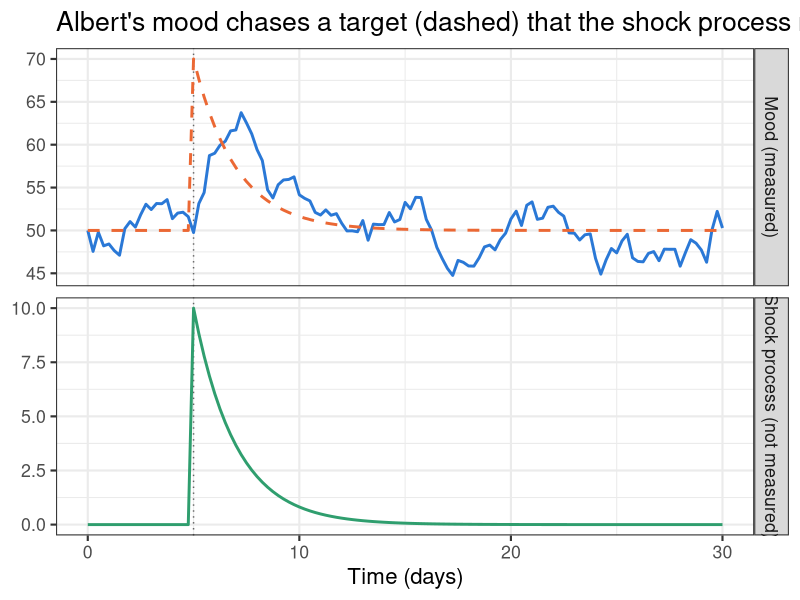
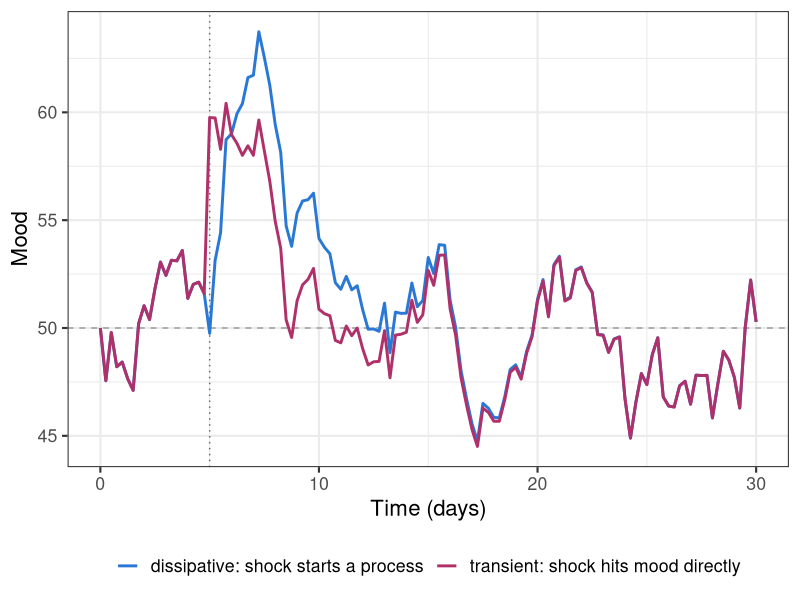
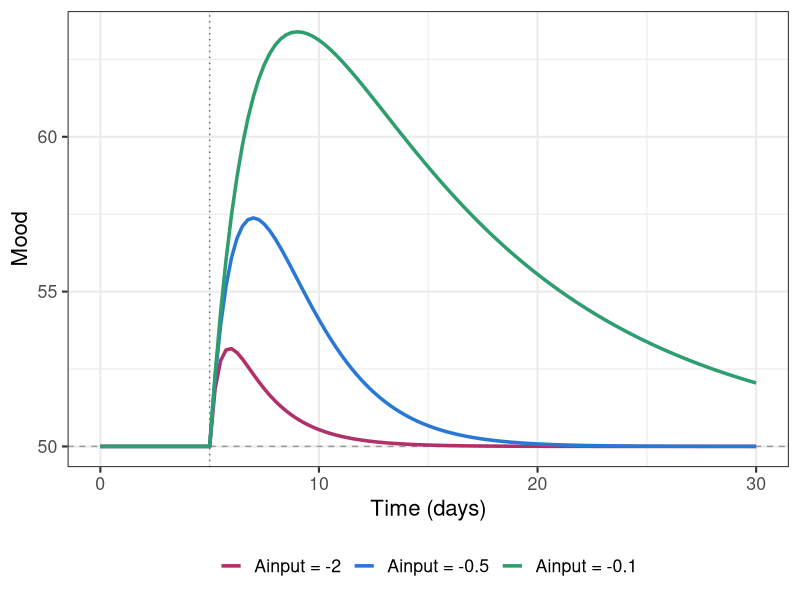
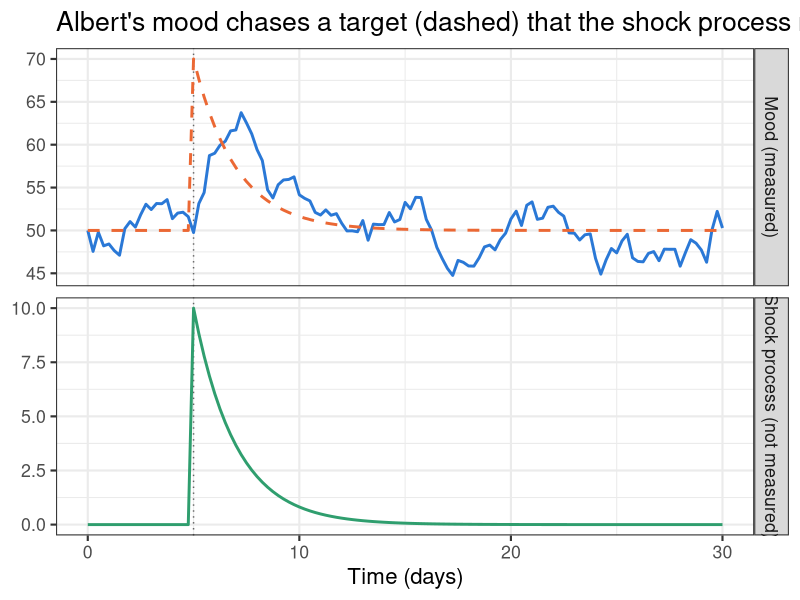
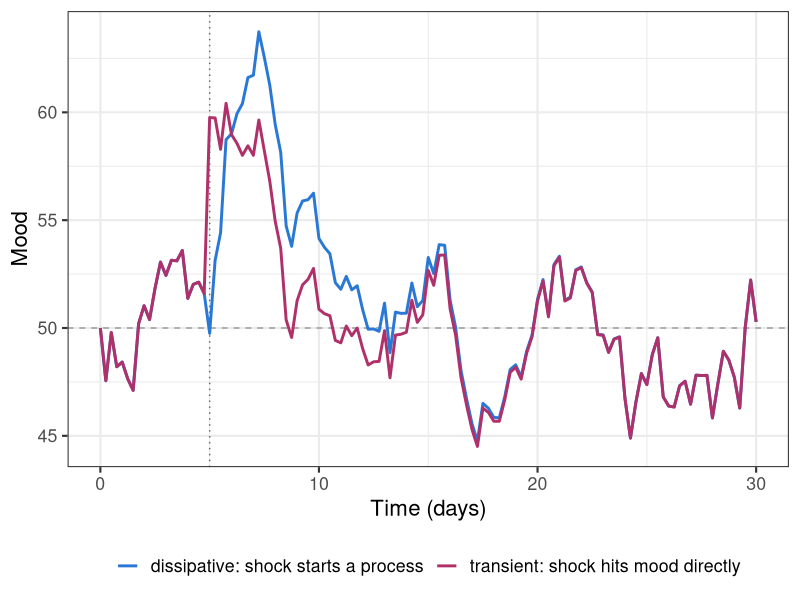
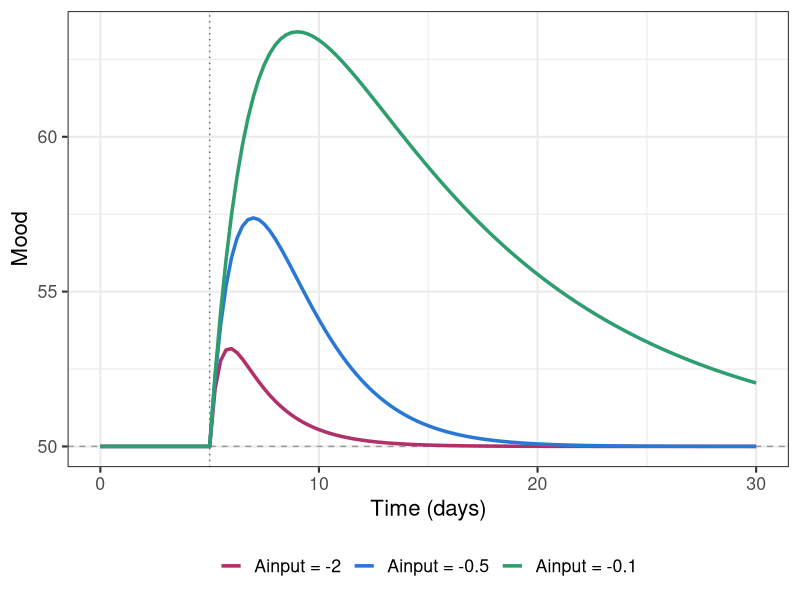

Recreate these plots in R, in order.
# =============================================================================
#  LECTURE 10 -- SIMULATE DATA: A DISSIPATIVE SHOCK
#  (a shock that starts a process of its own, which fades)
#  Dynamic Systems Thinking in Psychology
#
#  Example: on day 5, Albert has a therapy session. The session does not
#  change his mood in one instant. It starts something (new insight, hope)
#  that pushes his mood for a while, and that slowly fades. That "something"
#  is a process of its own, with its own rate of change:
#
#     dMood  = (A * Mood + B + C * Input) dt + G dW
#     dInput = (Ainput * Input) dt              (+ dose, at the shock)
#
#     Input   = the shock process. It starts at 0, jumps by 'dose' when the
#               shock arrives, and then fades by its own rule.
#     Ainput  = the shock's own state dependence (< 0: it fades)
#     C       = how strongly the shock process pushes mood (the coupling)
#
#  In matrix form this is the coupled model from Lecture 7 (Albert and his
#  rabbit), with the shock process in the place of the rabbit:
#
#     d/dt (Mood, Input) = | A  C      | (Mood, Input) + (B, 0)
#                          | 0  Ainput |
#
#  The 0 in the bottom left: Albert's mood does not change the shock process.
#  We only measure Albert's mood. The shock process is latent.
#
#  Compare with lecture10_simulate_transient.R, where the shock hits mood
#  directly and has no process of its own.
#
#  Part 1  settings
#  Part 2  what to expect
#  Part 3  the simulation function
#  Part 4  simulate Albert
#  Part 5  look at the data
#  Part 6  things to try
#
#  Run the script part by part (select the lines and press Ctrl+Enter).
# =============================================================================

# install.packages("ggplot2")   # run once if you do not have it
library(ggplot2)


# =============================================================================
#  PART 1: SETTINGS
# =============================================================================

times <- seq(from = 0, to = 30, by = 0.25)  # 4 ratings a day for 30 days (time in days)
Nsteps <- 20                       # small steps between two ratings

A <- -0.5                          # Albert's own state dependence (per day)
restMood <- 50                     # where Albert's mood rests without any shock
B <- -A * restMood                 # the intercept that makes him rest there (= 25)
C <- 1                             # how strongly the shock process pushes mood
G <- 3                             # kick strength (set to 0 to see the clean response)

shockTimes <- 5                    # the session is on day 5 (must be one of the rating times)
dose <- 10                         # the session starts a process of size 10 ...
Ainput <- -0.5                     # ... which fades: half of it is gone after log(2)/0.5 = 1.4 days

seed <- 2026                       # same random kicks every time you run this
savePlots <- TRUE                  # TRUE: save every plot in Part 5 as a png file
plotFolder <- "plots_dissipative"  # folder for the png files (made in your working directory)


# =============================================================================
#  PART 2: WHAT TO EXPECT
# =============================================================================
# At any moment, the shock process gives mood a temporary target: the mood at
# which Albert's own pull (A * Mood + B) exactly cancels the push (C * Input):
#
#     target = restMood + C * Input / (-A)
#
# Mood always moves towards this target. The shock process fades, so the
# target moves back down, and mood chases it.

cat("Without any shock, mood rests at:", restMood, "\n")
cat("Right after the shock, the target jumps to:", restMood + C * dose / (-A), "\n")
cat("Half of the shock process is gone after:", round(log(2) / -Ainput, 2), "days\n")
cat("In the end, the process is gone and mood returns to:", restMood, "\n")
cat("A transient shock with the same total effect on mood would need a dose of:", C * dose / -Ainput, "\n")

# Q: Sketch the shock process and Albert's mood before you run anything else.
#    When will mood be highest: at the shock, or later?

# =============================================================================
#  PART 3: THE SIMULATION FUNCTION
# =============================================================================
# The function from Lecture 5, with a second state (the shock process) that is
# updated in the same small steps, as with the rabbit in Lecture 7.
# With direct = TRUE, the same shock instead hits mood directly (a transient
# shock), so that we can compare the two.

simulateAlbert <- function(Ainput, direct = FALSE, G = 3, times){
  set.seed(seed)                               #same kicks for every version we compare
  Nobs <- length(times)
  Mood <- Input <- rep(NA, Nobs)
  MoodState <- restMood                        #start at the resting level
  InputState <- 0                              #no shock yet
  for(i in 1:Nobs){
    if(i > 1){
      dt <- (times[i] - times[i-1]) / Nsteps   #size of each small step
      for(stepi in 1:Nsteps){
        dMood <- A*MoodState + B + C*InputState          #mood: own pull plus the push of the shock process
        dInput <- Ainput*InputState                      #NEW: the shock process has its own rule for change
        kick <- G * sqrt(dt) * rnorm(1)                  #random kick, variance G^2 * dt
        MoodState <- MoodState + dMood * dt + kick
        InputState <- InputState + dInput * dt
      }
    }
    if(any(abs(times[i] - shockTimes) < 1e-8)){          #does a shock arrive at this moment?
      if(direct) MoodState <- MoodState + dose           #transient: the shock hits mood directly
      else InputState <- InputState + dose               #dissipative: the shock starts a process
    }
    Mood[i] <- MoodState                       #store the states (just after a shock, if there was one)
    Input[i] <- InputState
  }
  data.frame(time = times, Mood = Mood, Input = Input)
}


# =============================================================================
#  PART 4: SIMULATE ALBERT
# =============================================================================

albert <- simulateAlbert(Ainput = Ainput, G = G, times = times)           #the shock starts a process
albertDirect <- simulateAlbert(Ainput = Ainput, direct = TRUE, G = G, times = times)  #the same shock, transient
albert$target <- restMood + C * albert$Input / (-A)                       #the target from Part 2
head(albert)

# write.csv(albert, "lecture10_data_dissipative.csv", row.names = FALSE)


# =============================================================================
#  PART 5: LOOK AT THE DATA
# =============================================================================
if (savePlots) dir.create(plotFolder, showWarnings = FALSE)

# --- 5a. Albert and the shock process over time --------------------------------
# Two panels: the mood we measure, and the shock process that nobody measures.
panels <- c("Mood (measured)", "Shock process (not measured)")
long <- rbind(data.frame(time = albert$time, value = albert$Mood,   panel = panels[1], line = "mood"),
              data.frame(time = albert$time, value = albert$target, panel = panels[1], line = "target"),
              data.frame(time = albert$time, value = albert$Input,  panel = panels[2], line = "process"))
long$panel <- factor(long$panel, levels = panels)

p5a <- ggplot(long, aes(x = time, y = value, colour = line, linetype = line)) +
  geom_vline(xintercept = shockTimes, linetype = "dotted", colour = "grey40") +
  geom_line(linewidth = 1) +
  scale_colour_manual(values = c(mood = "#2a78d6", target = "#eb6834", process = "#2f9e6e")) +
  scale_linetype_manual(values = c(mood = "solid", target = "dashed", process = "solid")) +
  facet_grid(rows = vars(panel), scales = "free_y") +
  theme_bw(base_size = 16) +
  theme(legend.position = "none") +
  labs(x = "Time (days)", y = NULL,
       title = "Albert's mood chases a target (dashed) that the shock process moves")
p5a
if (savePlots) ggsave(file.path(plotFolder, "5a_mood_and_process.png"), p5a, width = 11, height = 7, dpi = 150)

# Q: Does mood jump at the shock? When is mood highest, and where is the
#    target at that moment?
# Q: Mood keeps rising after the shock, even while the shock process is
#    already fading. Why?

# --- 5b. Dissipative versus transient ---------------------------------------------
both <- rbind(data.frame(time = albert$time, Mood = albert$Mood, version = "dissipative: shock starts a process"),
              data.frame(time = albertDirect$time, Mood = albertDirect$Mood, version = "transient: shock hits mood directly"))

p5b <- ggplot(both, aes(x = time, y = Mood, colour = version)) +
  geom_vline(xintercept = shockTimes, linetype = "dotted", colour = "grey40") +
  geom_hline(yintercept = restMood, linetype = "dashed", colour = "grey60") +
  geom_line(linewidth = 1) +
  scale_colour_manual(values = c("#2a78d6", "#b0306a")) +
  theme_bw(base_size = 16) +
  labs(x = "Time (days)", y = "Mood", colour = NULL) +
  theme(legend.position = "bottom")
p5b
if (savePlots) ggsave(file.path(plotFolder, "5b_dissipative_vs_transient.png"), p5b, width = 11, height = 5, dpi = 150)

# Q: Both versions get the same random kicks and the same dose. Where do they
#    differ? Could you tell them apart from noisy ratings?

# --- 5c. How fast does the shock process fade? ----------------------------------
# The same shock, with three different rules for the shock process, without
# kicks so that you see the pure response.
speeds <- c(-2, -0.5, -0.1)                    #Ainput values: fades fast ... slowly
fade <- NULL
for (s in speeds) {
  sim <- simulateAlbert(Ainput = s, G = 0, times = times)
  fade <- rbind(fade, data.frame(sim, Ainput = paste("Ainput =", s)))
}
fade$Ainput <- factor(fade$Ainput, levels = paste("Ainput =", speeds))

p5c <- ggplot(fade, aes(x = time, y = Mood, colour = Ainput)) +
  geom_vline(xintercept = shockTimes, linetype = "dotted", colour = "grey40") +
  geom_hline(yintercept = restMood, linetype = "dashed", colour = "grey60") +
  geom_line(linewidth = 1.2) +
  scale_colour_manual(values = c("#b0306a", "#2a78d6", "#2f9e6e")) +
  theme_bw(base_size = 16) +
  labs(x = "Time (days)", y = "Mood", colour = NULL) +
  theme(legend.position = "bottom")
p5c
if (savePlots) ggsave(file.path(plotFolder, "5c_fading_speeds.png"), p5c, width = 11, height = 5, dpi = 150)

# Q: Which shock process makes mood look most like a transient shock?
# Q: The slower the process fades, the bigger and later the peak. Why?


# =============================================================================
#  PART 6: THINGS TO TRY
# =============================================================================
# 1. When does a process look like a transient shock? Set Ainput to -5 and
#    dose to 50. Compare 5b: what transient dose would give the same picture?
#    (Hint: the total push of the process is C * dose / -Ainput.)
#
# 2. Who is fast? Set A <- -0.1 and Ainput <- -0.5 (Albert slow, shock fast),
#    and then A <- -0.5 and Ainput <- -0.1 (Albert fast, shock slow). Use
#    G <- 0. Compare the mood curves. What do you notice? (Remember to keep
#    B <- -A * restMood.)
#
# 3. Make the coupling negative (C <- -1): the session first brings up
#    painful memories. What does mood do now?
#
# 4. Give Albert a second session (shockTimes <- c(5, 8)). Does the second
#    session add to the first? Compare with the same two shocks in
#    lecture10_simulate_transient.R.
